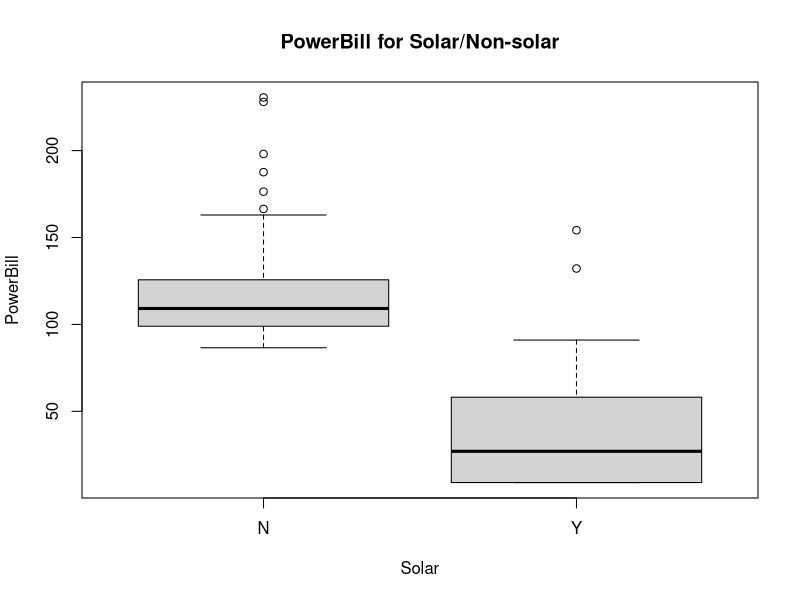
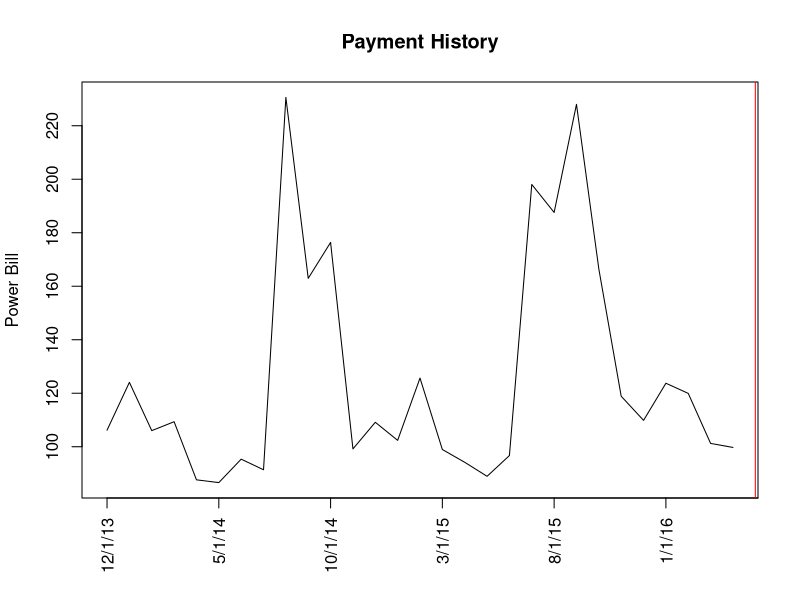
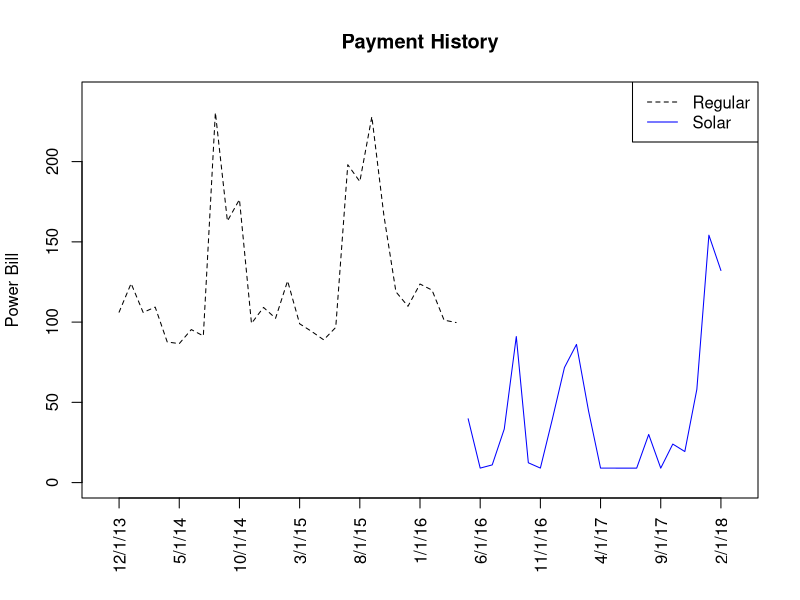

The R script that drew these images, in order: (Note: this script raises an error after producing the figures.)
# EDA R CODE FOR SOLAR SAVINGS DATA

#read in the data
setwd("~/Matt BYU/10 Winter 2018/Stat 536/EDA 5 Solar Power")
solar <- read.csv('SolarSavings.csv',header=T)
solar$obs <- 1:nrow(solar)
dim(solar)
solar

boxplot(PowerBill~Solar,data=solar,main = 'PowerBill for Solar/Non-solar')

#make time series plot
plot(solar$PowerBill[solar$Solar=='N'],type='l',lwd=1,
     xaxt = 'n',xlab='',ylab='Power Bill',main='Payment History')
axis(1, at = seq(1, 51, by = 5),labels=solar$Date[seq(1, 51, by = 5)], las=2)
colors <- c('blue','red')
my.pch <- c(1,16)
points(1:nrow(solar),solar$PowerBill,col=colors[solar$Solar],pch=my.pch[solar$Solar])
abline(v=which(solar$Solar=='Y')[1],col='red',lty=)

#make a better time series plot with separation
plot(solar$PowerBill[solar$Solar=='N'],xlim=c(0,52),ylim=c(0,240),type='l',lwd=1,
     xaxt = 'n',xlab='',ylab='Power Bill',main='Payment History',lty=2)
lines((1:nrow(solar))[solar$Solar=='Y'],solar$PowerBill[solar$Solar=='Y'],
      lty=1,col='blue')
axis(1, at = seq(1, 51, by = 5),labels=solar$Date[seq(1, 51, by = 5)], las=2)
legend("topright",col=c("black","blue"),legend=c("Regular", "Solar"),
       lty=c(2,1),lwd=c(1))

# fit.lm <- lm(PowerBill~Solar,data = solar)
# summary(fit.lm)
# plot(fit.lm)

#ar model for peak season
# effect for peak season
fitar.ps <- gls(PowerBill ~ -1 + as.factor(season):Solar, correlation = corARMA(form=~rtime|Solar,p=1,q=0),data=solar,method="ML")
summary(fitar.ps)


#make time series plot with prediction line
plot(solar$PowerBill[solar$Solar=='N'],xlim=c(0,52),ylim=c(0,240),type='l',lwd=1,
     xaxt = 'n',xlab='',ylab='Power Bill',main='AR(1) Model Fit',lty=2)
lines((1:nrow(solar))[solar$Solar=='Y'],solar$PowerBill[solar$Solar=='Y'],lty=2)
axis(1, at = seq(1, 51, by = 5),labels=solar$Date[seq(1, 51, by = 5)], las=2)
colors <- c('blue','red')
lines(predict(fitar.ps)[solar$Solar=='N'],type="l",col='blue',lwd = 2,lty=1)
lines((1:nrow(solar))[solar$Solar=='Y'],predict(fitar.ps)[solar$Solar=='Y'],
      type="l",col='blue',lwd = 2,lty=1)
legend("topright",col=c("black","blue"),legend=c("Data", "Model"),
       lty=c(2,1),lwd=c(1,2))

#find the value of R^2 squared for the model
ss.res <- sum( (solar$PowerBill - predict(fitar.ps))^2 )
ss.total <- sum( (solar$PowerBill - mean(solar$PowerBill))^2 )

Rsquared <- 1-(ss.res/ss.total)
Rsquared

### code from slides
## GLS with AR(1) Errors
# ar1.gls <- gls(y~X,correlation=corAR1(form=~time),data=mydata,method="ML")
# summary(ar1.gls)
# intervals(ar1.gls)
# ## GLS with MA(1) Errors
# ma1.gls <-
#   gls(y~X,correlation=corARMA(form=~time,p=0,q=1),data=mydata,method="ML")
# ## GLS of Exponential Errors w/nugget
# exp.gls <-
#   gls(y~X,correlation=corExp(form=~time,nugget=TRUE),data=mydata,method="ML")

# Seasonality Parameter:
# March 20 at 11:02 UTC	Vernal (Spring) equinox
# June 21 at 05:04 UTC	Summer solstice
# September 22 at 20:44 UTC	Autumnal equinox
# December 21 at 17:11 UTC	Winter solstice

class(solar$Date)
head(solar$Date)
my_date <- as.Date(solar$Date)
my_date[1] > my_date[2] 

my_date <- strsplit(as.character(solar$Date),'/')
my_date <- sapply(my_date,'[',1)
my_season <- as.factor(abs(as.numeric(my_date) %% 4 - 4))


clean_data <- cbind(solar,my_date)
head(clean_data)



library(nlme)
## GLS with AR(1) Errors
# ar1.gls <- gls(y~X,correlation=corAR1(form=~time),data=mydata,method="ML")
# summary(ar1.gls)

ar1 <- gls(PowerBill ~ Solar, correlation = corAR1(form =~obs),
           method='ML', data = solar)
summary(ar1)



####################################
solar <- read.csv("SolarSavings.csv",as.is=TRUE)
solar$rtime <- c(1:sum(solar$Solar == "N") - 1, 1:sum(solar$Solar == "Y") - 1)
# Create Month column
solar$month.n <- as.numeric(sapply(strsplit(solar$Date, "/"), "[",1)) - 1
solar$month.n[solar$month.n == 0] <- 12
solar$month <-  as.factor(sprintf("%02d",solar$month.n))
# Different seasonality for Solar and Non Solar
sn <- c(0,0,0,0,0,1,1,1,1,0,0,0) 
sy <- c(1,1,0,0,0,0,0,0,0,0,1,1) 
solar$season <- sapply(1:length(solar$Solar), function(i) ifelse(solar$Solar[i] == "N",  sn[solar$month.n[i]], sy[solar$month.n[i]])) + 1




# Explore Correlation
acf(solar$PowerBill[solar$Solar == "N"])
acf(solar$PowerBill[solar$Solar == "Y"])

#fit peak seasson ar model
# effect for peak season
fitar.ps <- gls(PowerBill ~ -1 + as.factor(season):Solar, correlation = corARMA(form=~rtime|Solar,p=1,q=0),data=solar,method="ML")
summary(fitar.ps)
plot(predict(fitar.ps),type="l")

str(intervals(fitar.ps))
coef.ints <- intervals(fitar.ps)$coef
corr.ints <- intervals(fitar.ps)$corStruct
resid.ints <- intervals(fitar.ps)$sigma
all.ints <- rbind(coef.ints,corr.ints,resid.ints)

xtable::xtable(all.ints)

#to do list -matt
# model assumptions after decorrelating the data
# make table of coefficients and uncertainties
# discussion of Rsquared, I can include this with brandon's results

#
#decorrelate model to check assumptions
#

#make R matrix
n.sn <- sum(solar$Solar == "N")
n.sy<- sum(solar$Solar == "Y")
sigma2 <- fitar.ps$sigma^2
phi <- coef(fitar.ps$modelStruct$corStruct,unconstrained=FALSE)

w <- "N"
n <- n.sn
k <- n.sy 
R <- diag(k+n)
R <- sigma2*phi^(abs(row(R) - col(R)))

my.X<- model.matrix(fitar.ps,data=solar)
dim(my.X)

#de-correlate model with variance matrix from below
# L.inv * Y ~ N(L.inv * X * beta, L.inv * L * t(L) * t(L.inv))
L<- t(chol(R))
Ystar <- solve(L) %*% solar$PowerBill

XX.star <- solve(L) %*%  my.X
decorr.mod <- lm(Ystar ~ XX.star)
summary(decorr.mod)
#residuals
plot(decorr.mod$fitted.values,decorr.mod$residuals,main='Fitted Values vs. Residuals')
abline(h=0,col='red')
hist(decorr.mod$residuals,prob=T,main='Histogram of Residuals')
curve(dnorm(x,0,sd(decorr.mod$residuals)),col='red',add=T)


pdf('residplot1.pdf')
plot(decorr.mod$fitted.values,decorr.mod$residuals,
     main='Fitted Values vs. Residuals')#,xlab='Fitted Values',ylab='Residuals')
abline(h=0,col='red')
dev.off()
pdf('residhist1.pdf')
hist(decorr.mod$residuals,prob=T,
     main='Histogram of Residuals')#, xlab='Residuals')
curve(dnorm(x,0,sd(decorr.mod$residuals)),col='red',add=T)
dev.off()

# #linearity
# library(car)
# avPlots(decorr.mod)










